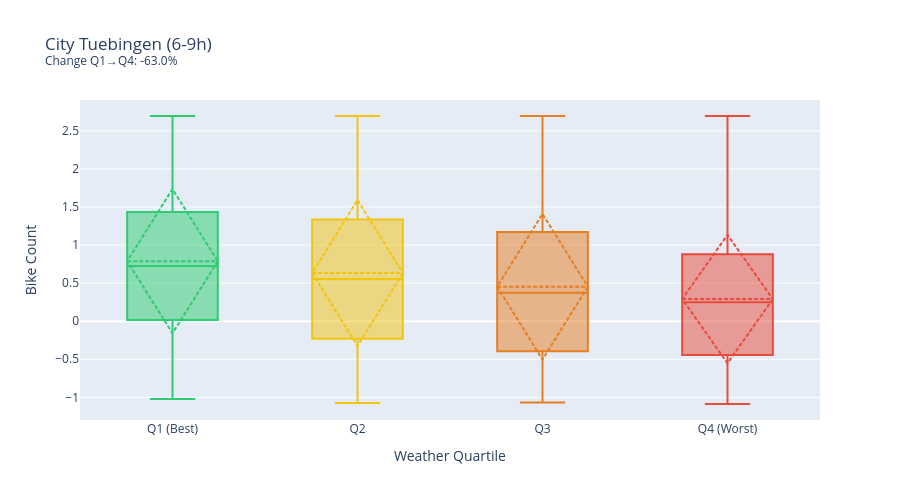

Write notebook code for a chart like this one.
### Code cell
# Box plot: Bike counts by weather quartile
fig = plot_weather_quartile_boxplot(
    df,
    title=display_name,
    hour_range=(6, 9),
    weekdays_only=True
)
fig.show()

### Figure 1 — Plotly figure (JSON) as saved in the notebook; plotly's stock layout.template omitted (floating-point values rounded to 4 significant figures; data arrays with more than 128 entries replaced by an {"elided": "..."} marker saying what was removed)
{"data": [{"boxmean": "sd", "marker": {"color": "#2ECC71"}, "name": "Q1 (Best)", "type": "box", "y": {"elided": "781 float values"}}, {"boxmean": "sd", "marker": {"color": "#F1C40F"}, "name": "Q2", "type": "box", "y": {"elided": "781 float values"}}, {"boxmean": "sd", "marker": {"color": "#E67E22"}, "name": "Q3", "type": "box", "y": {"elided": "781 float values"}}, {"boxmean": "sd", "marker": {"color": "#E74C3C"}, "name": "Q4 (Worst)", "type": "box", "y": {"elided": "781 float values"}}], "layout": {"height": 500, "showlegend": false, "title": {"text": "City Tuebingen (6-9h)<br><sup>Change Q1→Q4: -63.0%</sup>"}, "xaxis": {"title": {"text": "Weather Quartile"}}, "yaxis": {"title": {"text": "Bike Count"}}}}
